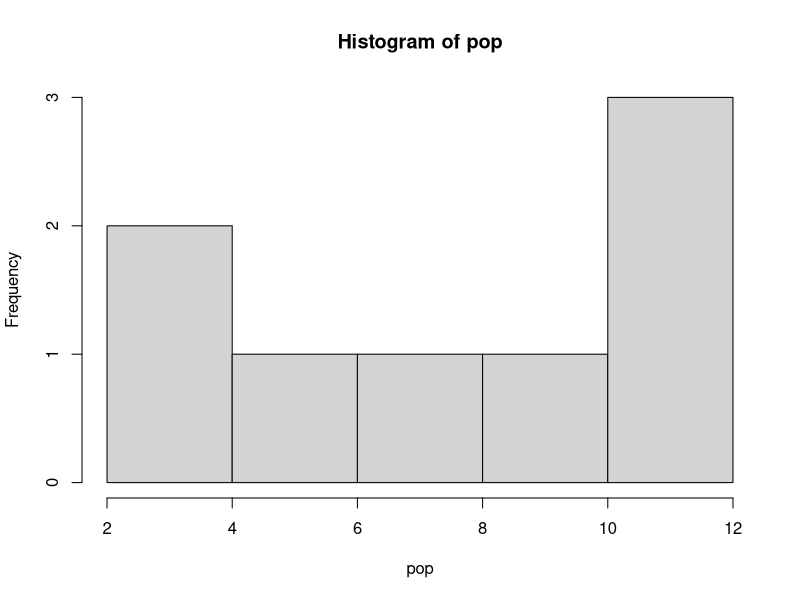
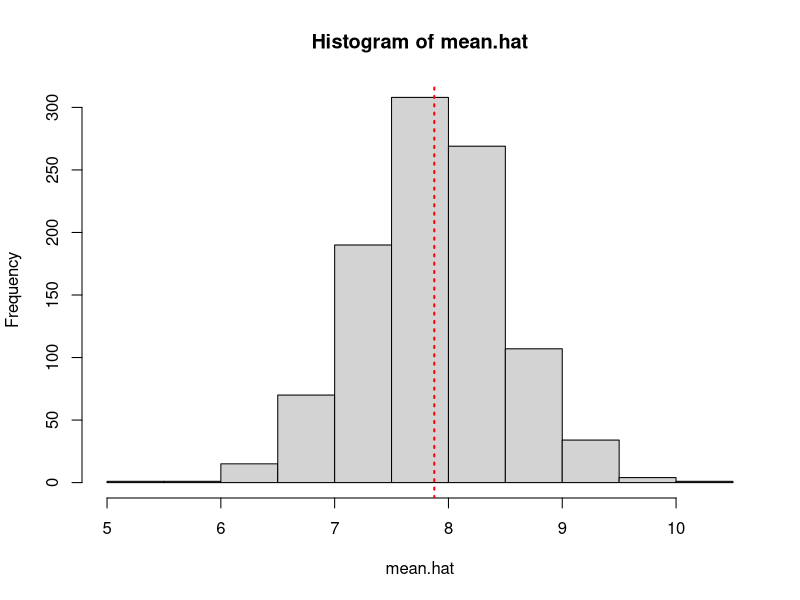
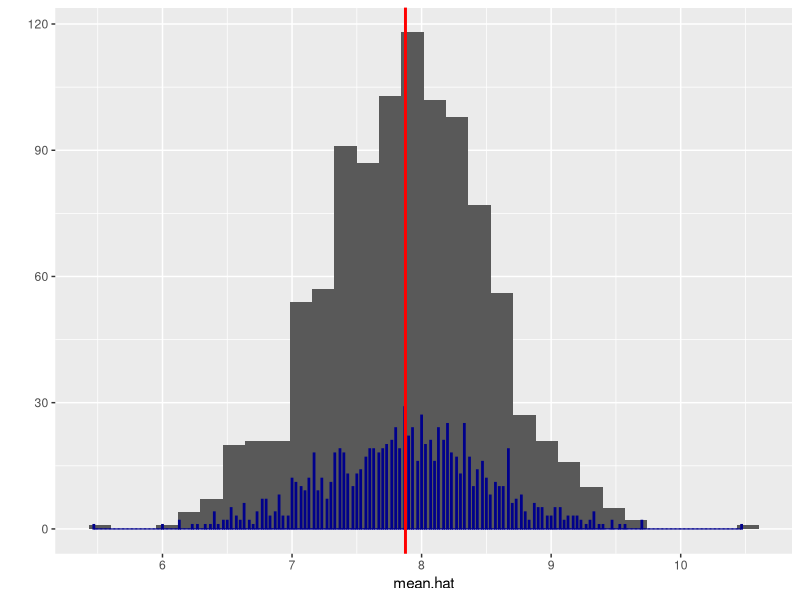

Recreate these plots in R, in order.
# probability dist. demo
setwd('~/Desktop/MIDS W203/Live Sessions/W4/')
rm( list = ls() )
pop = c(12,4,8,9,2,5,12,11 )

pop.mean = mean(pop)
pop.sd = sd(pop)
print(pop.mean)
print(pop.sd)
hist(pop)

# CLT demo
sample.size = 30
samp = sample( pop, sample.size , replace = TRUE)
sample.mean = mean(samp)
#hist(samp,main = sample.mean)


rep.size = 1000
mysamplemean = function(){
  samp = sample( pop, sample.size , replace = TRUE)
  sample.mean = mean(samp)
}

mean.hat = replicate( rep.size, mysamplemean()  )

hist(mean.hat)
abline(v  = mean(mean.hat) , col= 'red' , lwd = 2, lty=3)

library(ggplot2)
qplot(mean.hat)+ 
  geom_histogram(color='darkblue',fill='lightblue',binwidth=.01)+
  geom_vline( xintercept = mean(mean.hat) , col='red',size=1)

